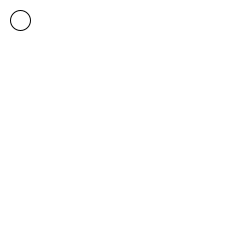
Frame 1 (no input)
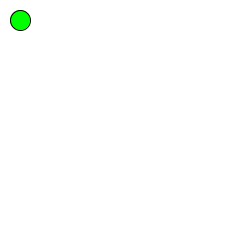
Frame 60 (the mouse pressed at the canvas centre just before this capture)
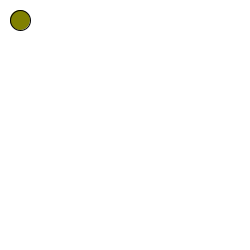
Frame 120 (the mouse held since frame 60 and released just before this capture)

The Processing sketch that drew these frames (run headless with seeded random() and noise(); from frame 60 on, the mouse is pressed at the canvas centre):

// Processing sketch: processing_106576
// ── processing_106576.pde

int x = 20;
int y = 20;

int dx = 0;
int dy = 0;

void setup() {  //setup function called initially, only once
  size(250, 250);
 
}

void draw() {  //draw function loops 
    background(255,255,255);
    ellipse(x,y,20,20);
    
    if (mousePressed){
        fill(128,128,0);
    }
    
    else {
        fill (0,255,0);
        
    }
    
    if (keyPressed){
        fill(0,0,255);
        
        if (key == 'd'|| key == 'D'){
            fill(219,112,147);
            dx = 1;
            dy = 0;
            
            }
        else if (key == 'a') {
        dx = -1;
        dy = 0;
        }
        else if (key == 'w') {
        dy = -1;
        dx = 0;
        }
        else if (key == 's') {
        dy = 1;
        dx = 0;
        }
        
        else {
        dx = 0;
        dy = 0;
        }
    }     
   
   x = x + dx;
   y = y + dy;  
}
